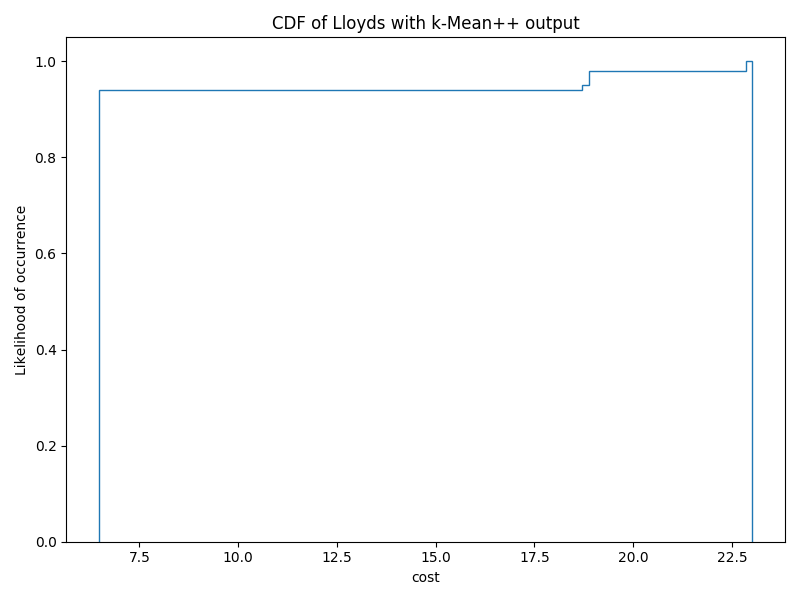

Source code (Python):

import numpy as np
import matplotlib.pyplot as plt

file = open("C2.txt","r")
lines = file.readlines()
data = []

for line in lines:
    data.append([float(line.split()[1]),float(line.split()[2])])
data = np.array(data)

#centerCost = np.zeros(100)
#meanCost = np.zeros(100)
allCenters = []
#Gonzalez_index = set([1040, 1, 647])
count = 0
meanCosts = np.zeros(100)

for t in range(100):
    #x = np.random.randint(len(data))

    centers = [data[0]]
    i = 0
    phi = np.zeros(len(data))
    #index_set = set([1])


    while i < 2:
        #max_dist = 0
        prob_distribution = []
        for j in range(len(data)):
            x = int(phi[j])
            #print(centers[x][0])
            dist = np.sqrt((centers[x][0]-data[j][0])**2+(centers[x][1]-data[j][1])**2)
            prob_distribution.append(dist)

        i += 1
        prob_distribution = np.array(prob_distribution) / np.sum(prob_distribution)
        centers.append(data[np.random.choice(range(len(data)), p=prob_distribution)])

        for k in range(len(data)):
            x = int(phi[k])
            dist_x = np.sqrt((centers[x][0] - data[k][0]) ** 2 + (centers[x][1] - data[k][1]) ** 2)
            dist_i = np.sqrt((centers[i][0] - data[k][0]) ** 2 + (centers[i][1] - data[k][1]) ** 2)
            if (dist_x > dist_i):
                phi[k] = i
    Kindex1 = np.where(phi == 0)
    Kindex2 = np.where(phi == 1)
    Kindex3 = np.where(phi == 2)
    Kindex_sum = set([np.sum(Kindex1), np.sum(Kindex2), np.sum(Kindex3)])

    iter = 0
    while iter < 50:
        cluster1 = []
        cluster2 = []
        cluster3 = []
        phi = np.zeros(len(data))
        for i in range(len(data)):
            dist1 = np.sqrt((centers[0][0] - data[i][0]) ** 2 + (centers[0][1] - data[i][1]) ** 2)
            dist2 = np.sqrt((centers[1][0] - data[i][0]) ** 2 + (centers[1][1] - data[i][1]) ** 2)
            dist3 = np.sqrt((centers[2][0] - data[i][0]) ** 2 + (centers[2][1] - data[i][1]) ** 2)
            min_dist = min(dist1, dist2, dist3)
            if min_dist == dist1:
                phi[i] = 0
                cluster1.append(data[i])
            elif min_dist == dist2:
                phi[i] = 1
                cluster2.append(data[i])
            elif min_dist == dist3:
                phi[i] = 2
                cluster3.append(data[i])

        centers[0] = np.mean(cluster1, axis=0)
        centers[1] = np.mean(cluster2, axis=0)
        centers[2] = np.mean(cluster3, axis=0)
        # print(centers)
        iter += 1

    Lindex1 = np.where(phi == 0)
    Lindex2 = np.where(phi == 1)
    Lindex3 = np.where(phi == 2)
    Lindex_sum = set([np.sum(Lindex1), np.sum(Lindex2), np.sum(Lindex3)])

    if Kindex_sum == Lindex_sum:
        count+=1

    clusters = [cluster1, cluster2, cluster3]

    meanCost = 0
    for i in range(len(clusters)):

        center = centers[i]
        for j in range(len(clusters[i])):
            dot = clusters[i][j]
            meanCost += ((dot[0] - center[0]) ** 2 + (dot[1] - center[1]) ** 2) / len(data)

    meanCost = np.sqrt(meanCost)
    meanCosts[t] = meanCost
#print(count/100)
print("The fraction of subsets similar to Gonzalez: "+str(count/100))
print(meanCosts)

fig, ax = plt.subplots(figsize=(8, 6))
n, bins, patches = ax.hist(meanCosts, 100, density=True, histtype='step', cumulative=True)

ax.set_title('CDF of Lloyds with k-Mean++ output')
ax.set_xlabel('cost')
ax.set_ylabel('Likelihood of occurrence')

plt.show()

colors = ["red", "green", "blue"]
fig = plt.figure()
ax = fig.add_subplot()
for data, color in zip(clusters, colors):
    #print(data)
    for dot in data:
        x,y = dot
       # print(x,y)
        ax.scatter(x, y, alpha=0.8, c=color)

#plt.title("Lloyd's k-means clustering")
plt.title("Lloyd's k-means clustering with Gonzalez initialized")
plt.show()
